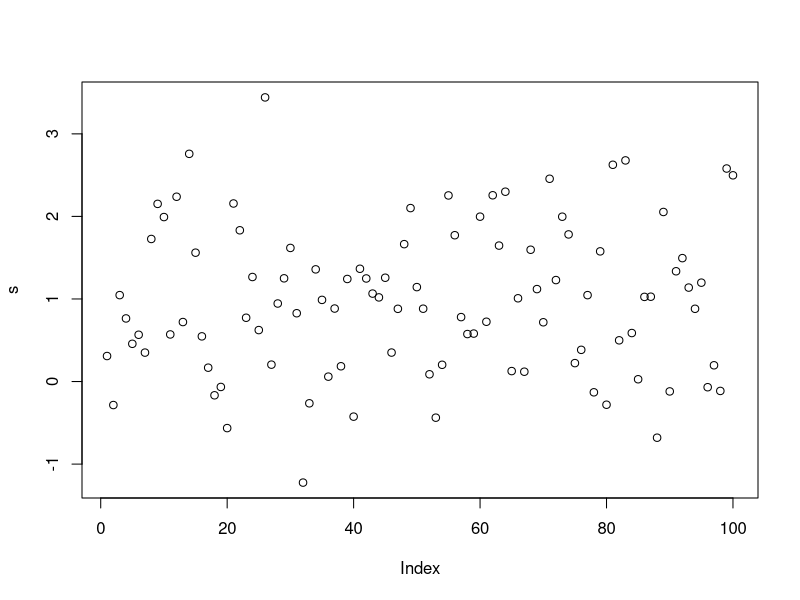
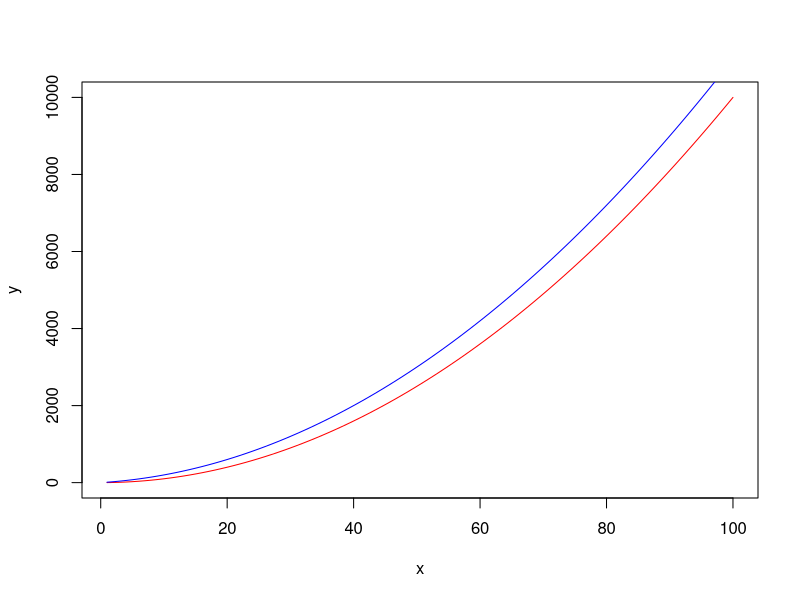
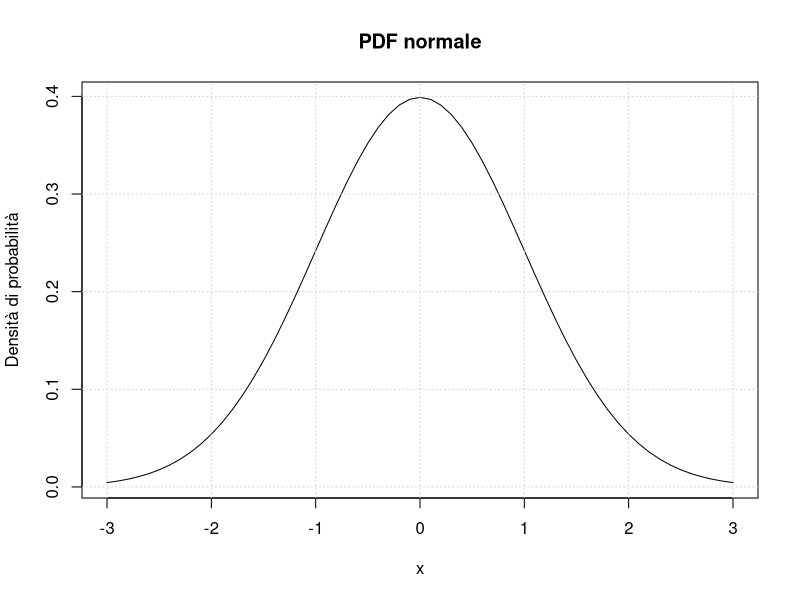
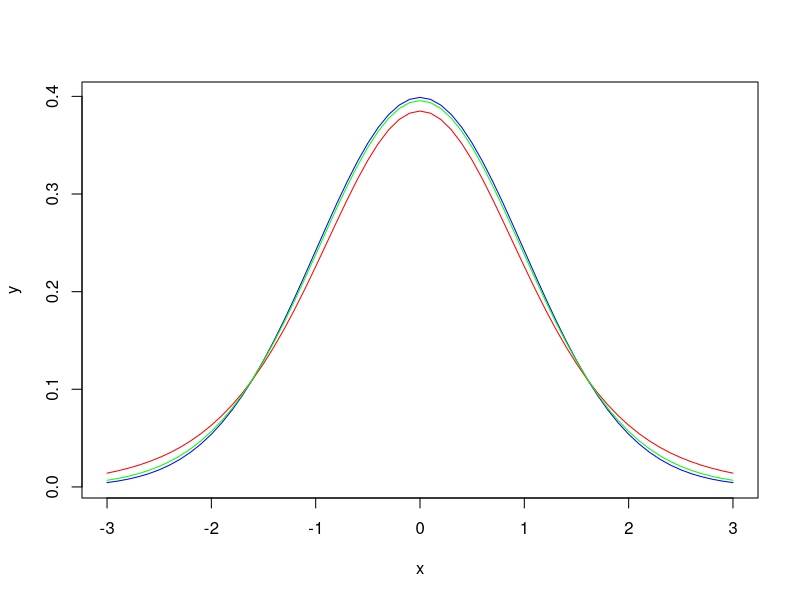
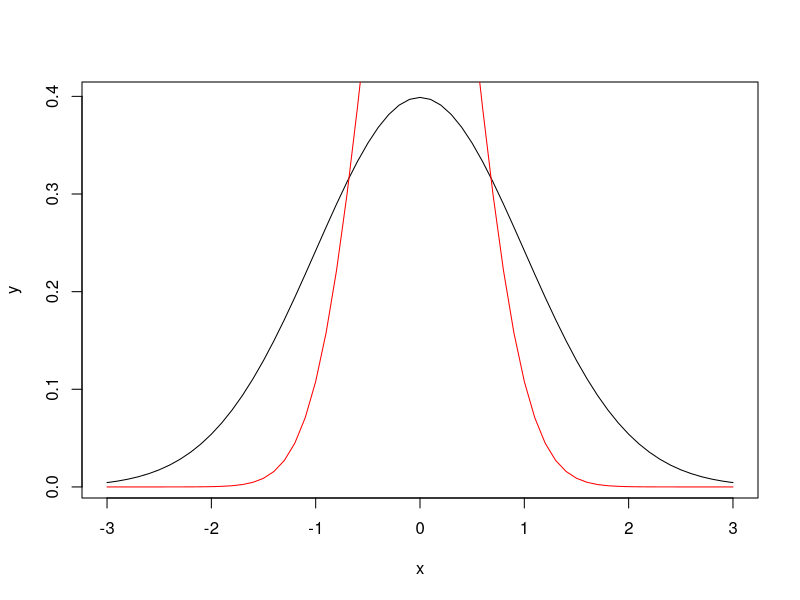
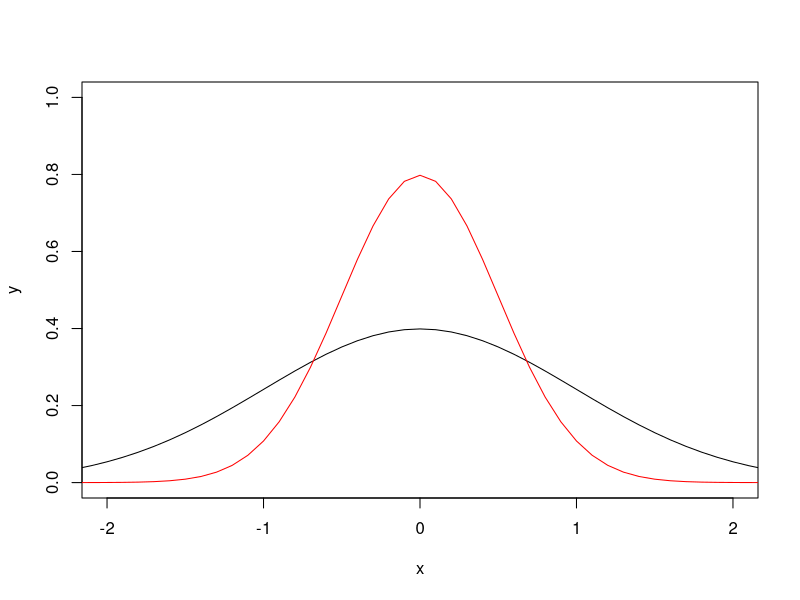
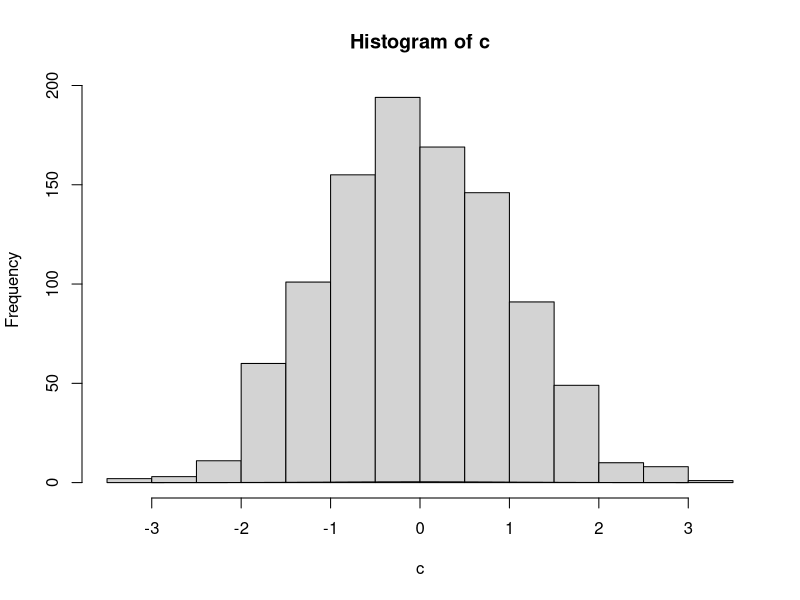
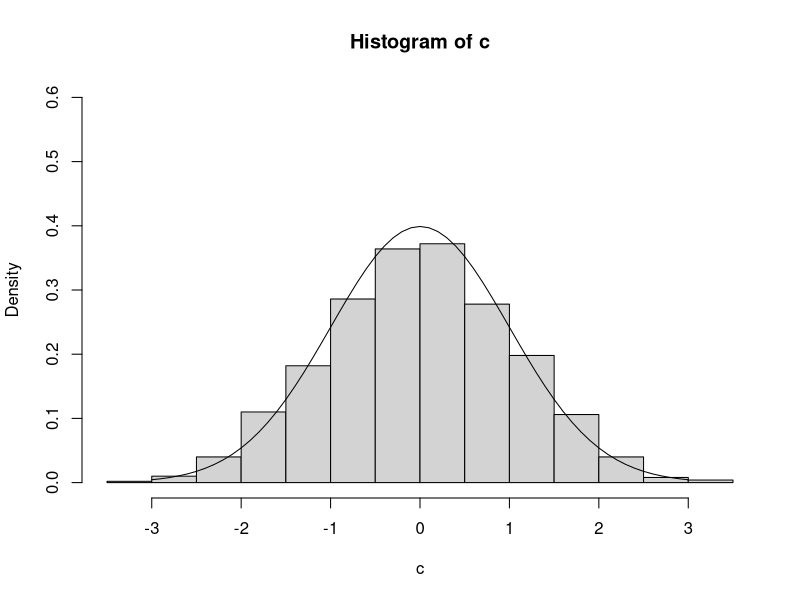

These figures' R source, in order:
## ---- chunk 1
v <- c(10, 14, 12, 9, 7)
mean(v)
var(v)
sd(v)
sd(v)^2
## ---- chunk 2
set.seed(0)
runif(10, 10, 20)
## ---- chunk 3
rt(10, 7)
## ---- chunk 4
s <- rnorm(100, 1, 1)
plot(s)
## ---- chunk 5
x <- 1:100
y <- x^2
y2 <- 10*x+x^2
plot(x, y, typ="l", col="red")
lines(x, y2, col="blue")
## ---- chunk 6
x <- seq(-3, 3, 0.1)
y <- dnorm(x)
plot(x, y, typ="l", xlab="x", ylab="Densità di probabilità", main="PDF normale")
grid()
## ---- chunk 7
yt <- dt(x, 7)
plot(x,y, typ="l", col="blue")
lines(x, yt, col="red")
lines(x, dt(x, 30), col="green")
## ---- chunk 8
yn2 <- dnorm(x, 0, 0.5)
plot(x, y, typ="l")
lines(x, yn2, col="red")
## ---- chunk 9
yn2 <- dnorm(x, 0, 0.5)
plot(x, y, typ="l", ylim=c(0, 1), xlim=c(-2, 2))
lines(x, yn2, col="red")
## ---- chunk 10
c <- rnorm(1000)
hist(c)
lines(x, dnorm(x))
## ---- chunk 11
c <- rnorm(1000)
hist(c, freq=F, ylim=c(0, 0.6))
lines(x, dnorm(x))
## ---- chunk 12
x <- seq(-3, 3, 0.1)
s <- rnorm(100)
plot(ecdf(s))
lines(x, pnorm(x), col="red")
## ---- chunk 13
quantile(s, probs=seq(0,1,1/3))
plot(ecdf(s))
lines(x, pnorm(x), col="red")
abline(v=quantile(s), col="green", lty=2)
## ---- chunk 14
df <- data.frame(
  x = x,
  y = rnorm(length(x)),
  y2 = rnorm(length(x), 1, 0.5)
)
head(df)
## ---- chunk 15
plot(y~x, data=df)
points(y2~x, data=df, col="red")
